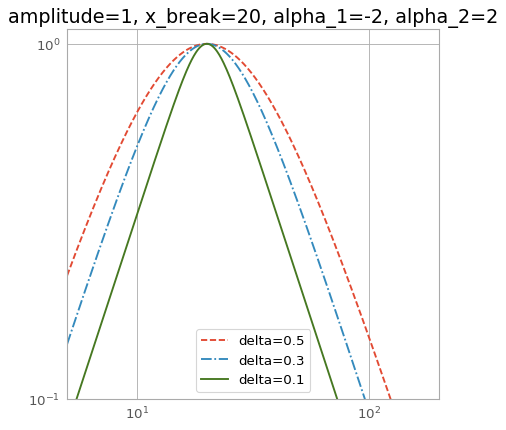

Write Python code to recreate this figure.
import numpy as np
import matplotlib.pyplot as plt
from astropy.modeling import models

x = np.logspace(0.7, 2.3, 500)
f = models.SmoothlyBrokenPowerLaw1D(amplitude=1, x_break=20,
                                    alpha_1=-2, alpha_2=2)

plt.figure()
plt.title("amplitude=1, x_break=20, alpha_1=-2, alpha_2=2")

f.delta = 0.5
plt.loglog(x, f(x), '--', label='delta=0.5')

f.delta = 0.3
plt.loglog(x, f(x), '-.', label='delta=0.3')

f.delta = 0.1
plt.loglog(x, f(x), label='delta=0.1')

plt.axis([x.min(), x.max(), 0.1, 1.1])
plt.legend(loc='lower center')
plt.grid(True)
plt.show()
